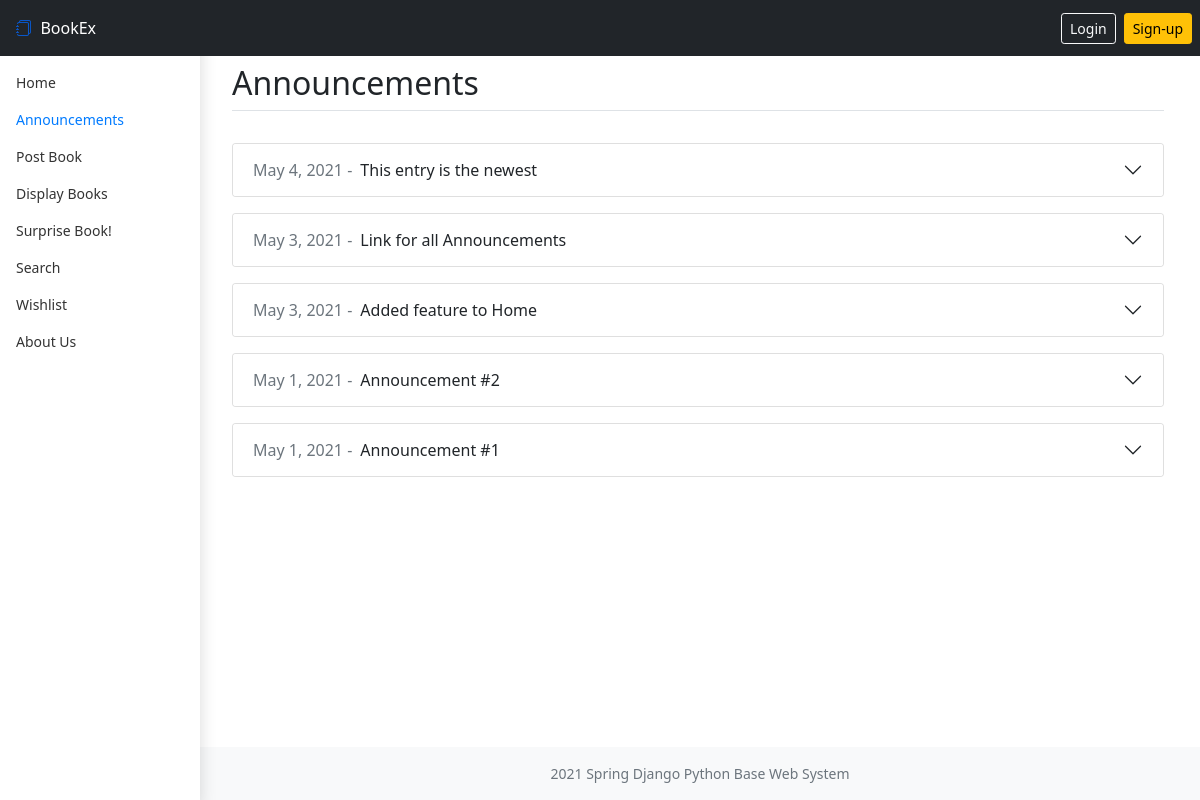
The page /announcements on the database its author committed.
### bookMng/models.py (models this page shows, shortened)
class Announcement(models.Model):
    title = models.CharField(max_length=200)
    content = models.TextField(max_length=500)
    username = models.ForeignKey(User, blank=True, null=True, on_delete=models.SET_NULL)
    post_date = models.DateField(auto_now=True)

### bookMng/views.py (the view)
# urls.py: path('announcements', views.announcements, name='announcements'),
def announcements(request):
    if request.method == 'POST':
        form = AnnouncementForm(request.POST)
        if form.is_valid():
            a = form.save(commit=False)
            a.username = request.user
            a.save()
            return HttpResponseRedirect('/announcements')
    else:
        form = AnnouncementForm()
    return render(request,
                  'bookMng/announcements.html',
                  {
                      'title': "Announcements",
                      'form': form,
                      'item_list': MainMenu.objects.all(),
                      'announces': Announcement.objects.order_by('-id'),
                      'cart_size': Cart.objects.filter(user=request.user.id).count()
                  })

### bookEx/templates/bookMng/announcements.html (shortened to what this page needs)
{% extends "base.html" %}
{% load static %}
{% load widget_tweaks %}
{% block header %}
    <div class="d-flex flex-row align-items-center align-self-center">
        <div class="d-flex flex-row mb-0">
            Announcements
        </div>
    </div>
{% endblock header %}
{% block body %}
    <div id="announcements" class="multi-collapse collape show">
        {% for a in announces %}
        <div class="accordion rounded py-2" id="accordion{{ a.id }}">
            <div class="accordion-item">
                <h2 class="accordion-header" id="heading{{ a.id }}">
                    <div class="accordion-button collapsed" type="button" data-bs-toggle="collapse" data-bs-target="#collapse{{ a.id }}" aria-expanded="false" aria-controls="collapse{{ a.id }}">
                        <div class="pe-2 text-muted">
                            {{ a.post_date }} -
                        </div>
                        {{ a.title }}
                    </div>
                </h2>
            </div>
        </div>
        {% endfor %}
    </div>
{% endblock body %}

### bookEx/static/css/dashboard.css (style rules this page uses)
body { font-size: .875rem; }

### rows shown on the page
Announcement: post_date "May 4, 2021", title "This entry is the newest"
Announcement: post_date "May 3, 2021", title "Link for all Announcements"
Announcement: post_date "May 3, 2021", title "Added feature to Home"
Announcement: post_date "May 1, 2021", title "Announcement #2"
Announcement: post_date "May 1, 2021", title "Announcement #1"
